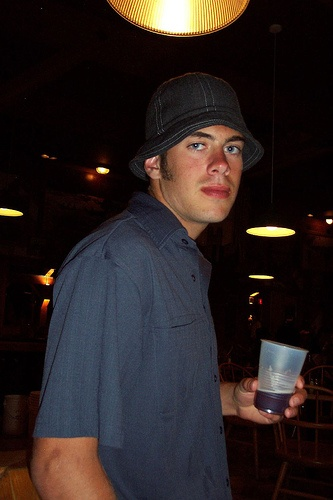
#> input picture licenta/main_flow/test.jpg, 333 x 500 px
$ python -i contours.py   (imports and definitions only)   (older library calls are emulated)
#> lines starting #> are read from the running program, lines starting #| are printed output that depends on the picture; after the words box and inside, x2 and y2 are one past the last pixel; in counts of white or black regions, pixels touching at a corner belong together
#> further down, picture is the input picture: shape (500, 333, 3); mean B, G, R 32.8, 33.3, 42.2
import cv2


def get_image_contours(image):
    imgray = cv2.cvtColor(image, cv2.COLOR_BGR2GRAY)
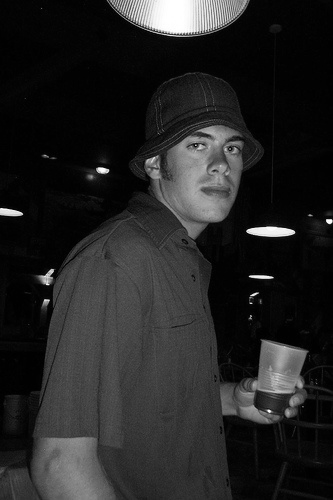
#> imgray: shape (500, 333); min 0, max 255, mean 35.9
    ret, thresh = cv2.threshold(imgray, 127, 255, 0)
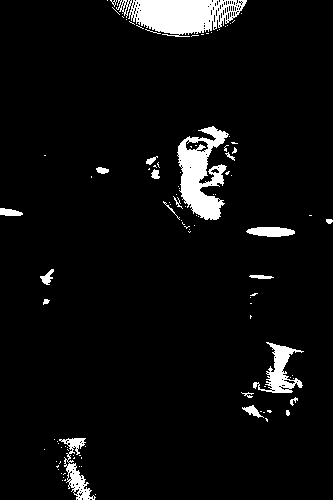
#> thresh: shape (500, 333); 5.3% white; 108 white regions (88 under 20 px)
    im2, contours, hierarchy = cv2.findContours(thresh, cv2.RETR_TREE, cv2.CHAIN_APPROX_SIMPLE)
#> contours = 256 contours, 241 with area under 20; largest, box (x1, y1, x2, y2) and area: (116, 0, 247, 37) 3062, (177, 126, 229, 220) 2586, (253, 342, 304, 393) 852, (59, 438, 96, 500) 664, (246, 227, 295, 237) 327
    cv2.drawContours(im2, contours, -1, (0, 255, 0), 3)
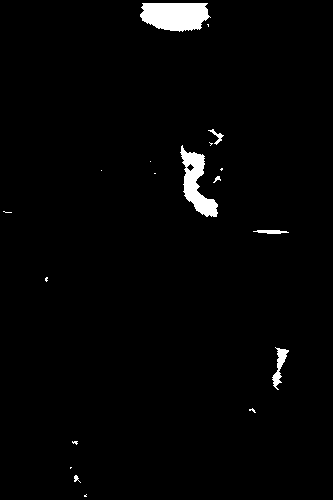
#> im2: shape (500, 333); 2% white; 19 white regions (12 under 20 px)
    __get_contour_stats(contours)
    return contours


def __get_contour_stats(contours):
    print("Found : ", len(contours), " contours")
#| Found :  256  contours
    one_point_contours = 0
    for i in range(len(contours)):
        contour = contours[i]
        if contour.shape[0] <= 2:
            one_point_contours += 1
#> this loop made 256 passes
#> contour on passes 1, 2, 3, 4, 5, 6, 7, 8, 9, 11, 12, 13: [[95, 494]], [[62, 480]], [[65, 479], [64, 480], [65, 480]], [[63, 477]], [[64, 473], [63, 474], [64, 473], [65, 473]], [[61, 473]], [[58, 469]], [[81, 466]], [[79, 466]], [[60, 461], [60, 462], [59, 463], [60, 462]], [[56, 461]], [[81, 457], [81, 458]]
#> after the loop, one_point_contours = 63
    print(one_point_contours, " have 1 or 2 points")
#| 63  have 1 or 2 points

>>> import cv2
>>> picture = cv2.imread('../main_flow/test.jpg')
>>> result = get_image_contours(picture)
#> result has the same summary as contours in get_image_contours
